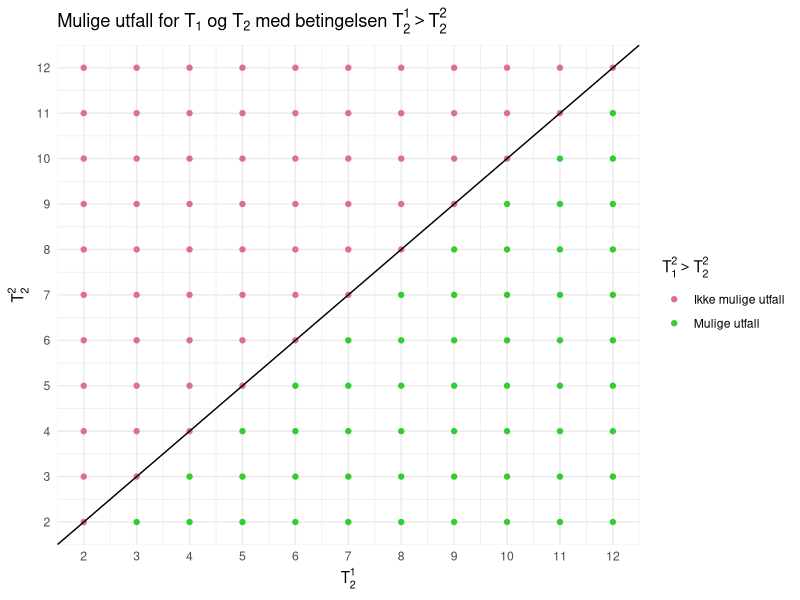

R code for this plot:
## ---- chunk 1
rm(list=ls())
library(tidyverse)
## ---- chunk 2
terninger <- expand.grid(1:6, 1:6, 1:6, 1:6) 
names(terninger) <- c("t1_1", "t1_2", "t2_1", "t2_2")
glimpse(terninger)
## ---- chunk 3
# Generer alle mulige utfall for to terninger
utfall <- expand.grid(T1=2:12, T2=2:12)

# Sjekker hvilke punkter som oppfyller betingelsen T2^1 > T2^2
utfall$condition <- utfall$T1^2 > utfall$T2^2

utfall %>%
  ggplot(aes(x=T1, y=T2, color=condition)) +
  geom_point() +
  geom_abline()+
  scale_color_manual(values = c("palevioletred", "limegreen"),
                     labels = c("Ikke mulige utfall", "Mulige utfall")) +
     labs(title=expression("Mulige utfall for " * T[1] * 
                             " og " * T[2] * " med betingelsen " 
                           * T[2]^1 > T[2]^2),
          x=expression(T[2]^1),
          y=expression(T[2]^2),
          color=expression(T[1]^2 > T[2]^2)) +
     theme_minimal() +
     scale_x_continuous(breaks=2:12) +
     scale_y_continuous(breaks=2:12)
## ---- chunk 4
sett_1 <- terninger[terninger$t1_1 + terninger$t1_2 > terninger$t2_1 + terninger$t2_2, ]
glimpse(sett_1)
## ---- chunk 5
nrow(sett_1) # Utfall der T^1_2 > T^2_2
## ---- chunk 6
forventningsverdi_t1_1 <- mean(sett_1$t1_1)
forventningsverdi_t1_1
